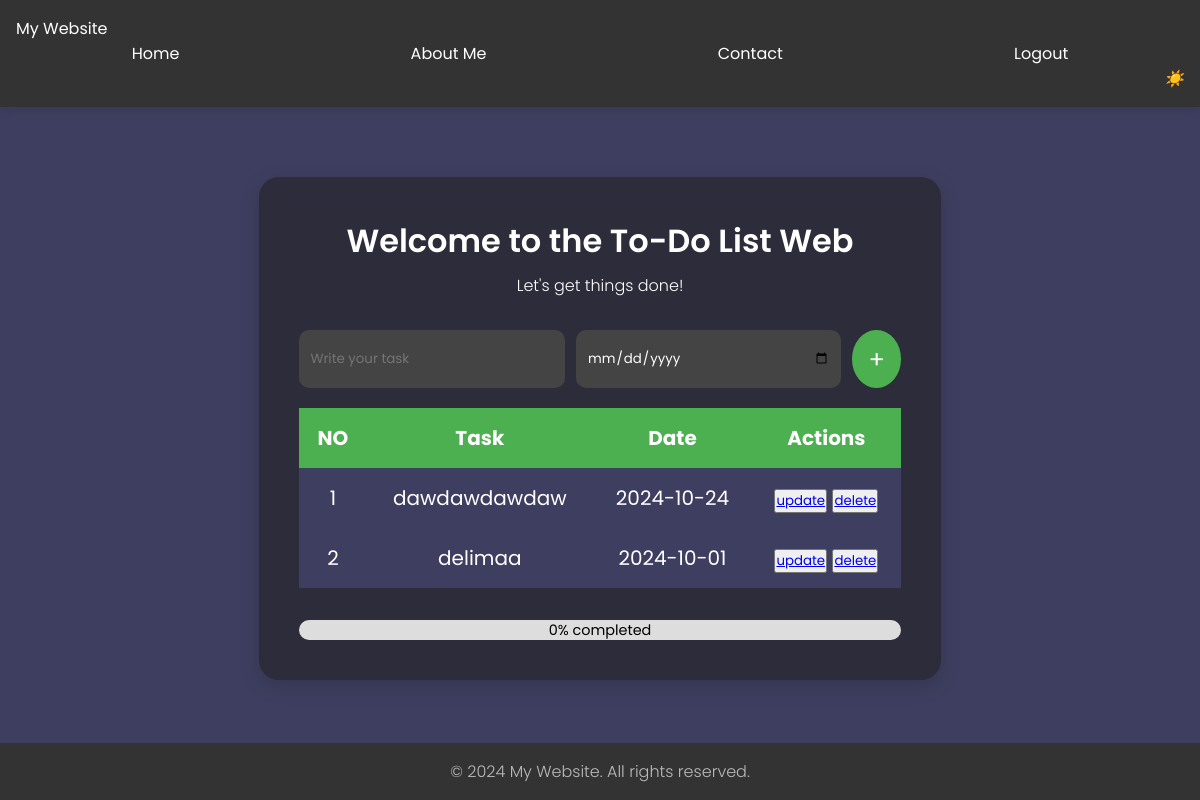
Page /coba.php on the earlier database version.
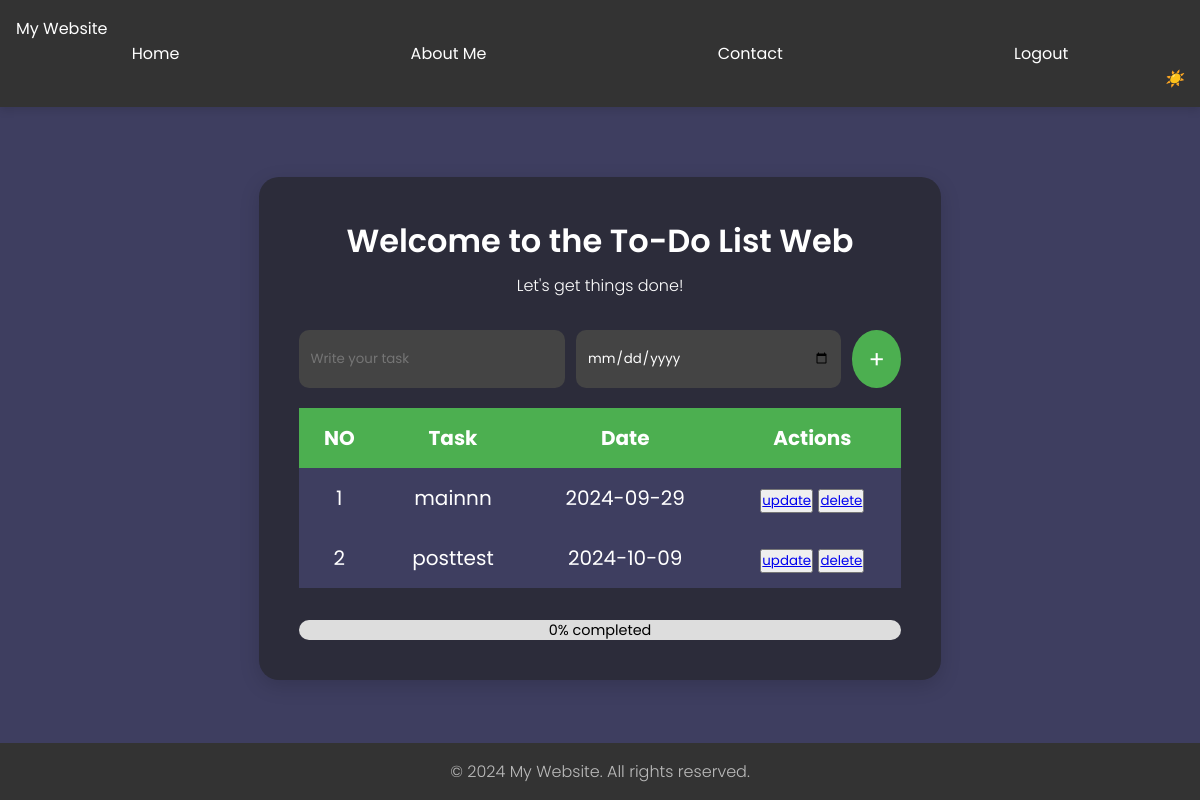
Same page on the later database version.
### tables this page shows
CREATE TABLE `list` (
  `id_tugas` int NOT NULL,
  `tugas` varchar(255) NOT NULL,
  `tanggal` date NOT NULL
);

### coba.php (the view, shortened to what this page needs)
<?php
require 'koneksi.php';
$query = "SELECT * FROM list";
$sql = mysqli_query($conn, $query);
$isi = [];
while($row = mysqli_fetch_assoc($sql)) {
  $isi[] = $row;
}
?>
<!DOCTYPE html>
<html lang="en">
<head>
    <link rel="stylesheet" href="coba.css">
</head>
<body>
    <header>
        <nav>
            <div class="logo">My Website</div>
            <ul class="nav-links" id="nav-links">
                <li><a href="#">Home</a></li>
                <li><a href="about.php" id="about-link">About Me</a></li>
                <li><a href="kontak.php" id="contact-link">Contact</a></li>
                <li><a href="index.php">Logout</a></li>
            </ul>
            <div class="dark-mode-toggle">
                <label for="dark-mode" class="dark-mode-label">
                    <i class="sun-icon">☀️</i>
                </label>
            </div>
        </nav>
    </header>
    <main>
        <section class="todo-list" id="todo-section">
            <h1>Welcome to the To-Do List Web</h1>
            <p>Let's get things done!</p>
            <form action="coba.php" method="POST">
                <div class="task-input">
                    <input type="text" placeholder="Write your task" class="task-field" name="tugas">
                    <input type="date" class="date-field" name="tanggal">
                    <button class="add-task" name="tambah">+</button>
                </div>
            </form>
            <table id="task-table">
                <thead>
                    <tr>
                        <th>NO</th>
                        <th>Task</th>
                        <th>Date</th>
                        <th>Actions</th>
                    </tr>
                </thead>
                <tbody>
                <?php $i = 1; foreach($isi as $ISI) : ?>
                    <tr>
                        <td><?php echo $i; ?> </td>
                        <td><?php echo $ISI ['tugas'];?></td>
                        <td><?php echo $ISI ['tanggal'];?></td>
                        <td class="action-buttons">
                        <button class="edit-btn"><a href="update.php?id_tugas=<?php echo $ISI['id_tugas']; ?>">update</a></button>
                            <button class="delete-btn"><a href="delete.php?id=<?php echo $ISI['id_tugas']?>"> delete</a></button>
                        </td>
                    </tr>
                    <?php $i++; endforeach ?>
                </tbody>
            </table>
            <div class="progress-bar-container">
                <span class="progress-text">0% completed</span>
            </div>
    </main>
    <footer>
    <p>&copy; <?php echo date("Y"); ?> My Website. All rights reserved.</p>
    </footer>
</body>
</html>

### coba.css (style rules this page uses)
* { margin: 0; padding: 0; box-sizing: border-box; font-family: 'Poppins', sans-serif; }
body { background-color: #1e1e2f; color: #fff; display: flex; flex-direction: column; justify-content: space-between; min-height: 100vh; transition: background-color 0.5s ease; }
header { background-color: #333; padding: 1rem; box-shadow: 0 4px 8px rgba(0, 0, 0, 0.1); }
.nav-links { list-style: none; display: flex; justify-content: space-around; }
.nav-links li a { color: white; text-decoration: none; padding: 0.5rem 1rem; transition: background-color 0.3s, transform 0.3s; }
.dark-mode-toggle { float: right; }
.dark-mode-label { cursor: pointer; }
.sun-icon, .moon-icon { display: none; }
#dark-mode:not(:checked) ~ label .sun-icon { display: inline; }
main { flex: 1; display: flex; justify-content: center; align-items: center; text-align: center; padding: 2rem; }
.todo-list { background-color: #2c2c3a; padding: 2.5rem; border-radius: 20px; width: 60%; box-shadow: 0 6px 20px rgba(0, 0, 0, 0.15); transition: transform 0.3s ease; }
h1 { font-weight: 600; font-size: 2rem; }
p { font-weight: 300; margin-top: 0.5rem; }
.task-input { display: flex; justify-content: center; margin-top: 2rem; }
.task-field, .date-field { padding: 0.7rem; margin-right: 0.7rem; border-radius: 10px; border: none; width: 50%; background-color: #444; color: white; }
.add-task { background-color: #4caf50; color: white; padding: 0.7rem 1rem; border-radius: 50%; font-size: 1.5rem; cursor: pointer; border: none; transition: background-color 0.3s, transform 0.3s; }
.progress-bar-container { margin-top: 2rem; position: relative; width: 100%; background-color: #ddd; height: 20px; border-radius: 10px; }
.progress-text { position: absolute; top: 0; left: 50%; transform: translateX(-50%); color: black; font-size: 0.9rem; }
footer { background-color: #333; padding: 1rem; text-align: center; color: #bbb; }
footer { background-color: #333; color: #bbb; text-align: center; padding: 1rem; position: absolute; bottom: 0; width: 100%; font-size: 1rem; }
footer p { margin: 0; }
body { min-height: 100vh; position: relative; padding-bottom: 50px; }
#task-table { width: 100%; border-collapse: collapse; margin: 20px 0; font-size: 20px; }
#task-table th, #task-table td { padding: 15px; text-align: center; }
#task-table th { background-color: #4caf50; color: white; font-weight: bold; }
#task-table td { background-color: #3e3e60; color: white; }
body { background-color: #3e3e60; color: #fff; transition: background-color 0.3s, color 0.3s; }

Differences in the rows shown:
removed list: tugas "dawdawdawdaw", tanggal "2024-10-24"
removed list: tugas "delimaa", tanggal "2024-10-01"
added list: tugas "mainnn", tanggal "2024-09-29"
added list: tugas "posttest", tanggal "2024-10-09"
